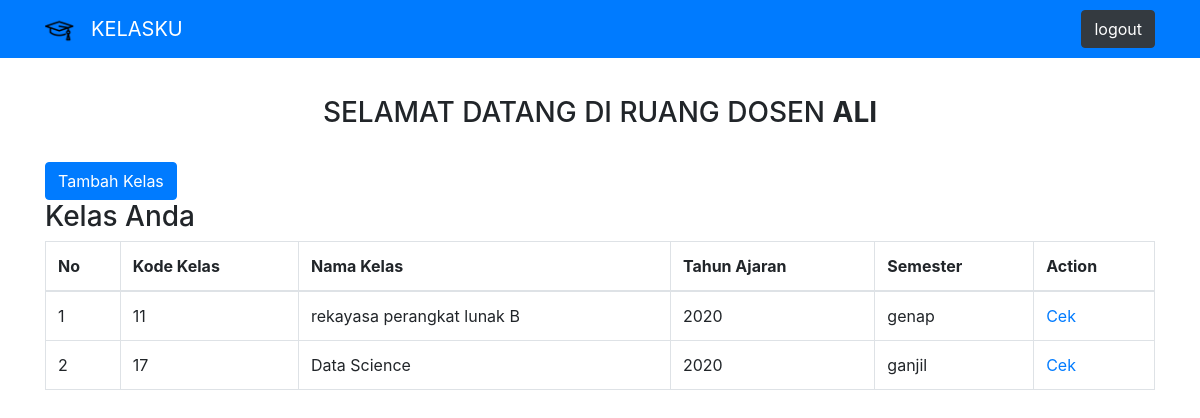
Page /kelas/kelas_dosen/ruangdosen.php (signed in) on the committed database.
### tables this page shows
CREATE TABLE `kelas` (
  `id_kelas` bigint(20) NOT NULL AUTO_INCREMENT,
  `nama_kelas` varchar(100) NOT NULL,
  `id_dosen` varchar(20) NOT NULL,
  `tahun_ajaran` year(4) DEFAULT NULL,
  `semester` enum('genap','ganjil') DEFAULT NULL,
  PRIMARY KEY (`id_kelas`),
  KEY `id_dosen` (`id_dosen`),
  CONSTRAINT `kelas_ibfk_1` FOREIGN KEY (`id_dosen`) REFERENCES `dosen` (`id_dosen`)
);

### kelas/kelas_dosen/ruangdosen.php (the view, shortened to what this page needs)
<!doctype html>
<html lang="en">
<?php
include '../../template/header.php'
?>
<body>
  <nav class="navbar fixed-top navbar-expand-lg navbar-dark bg-primary">
    <div class="container">
      <a class="navbar-brand" href="#">
        <img src="../../img/topi.png" width="30" height="30"></a>
      <a class="navbar-brand" href="#">KELASKU</a>
      <div class="collapse navbar-collapse" id="navbarNavAltMarkup">
        <div class="navbar-nav ml-auto">
          <a class="btn btn-dark" href="../../logout.php">logout <span class="sr-only">(current)</span></a>
        </div>
      </div>
    </div>
  </nav>
  <br><br><br><br>
  <div class='container text-center'>
    <h3 style="text-transform:uppercase;"> SELAMAT DATANG DI RUANG DOSEN <b><?php echo $_SESSION['user_name']; ?></b></h3>
  </div>
  <br>
  <div class='container'>
    <button type="button" class="btn btn-primary" data-toggle="modal" data-target="#kelasModal">
      Tambah Kelas
    </button>
    <br>
    <h3>Kelas Anda</h3>
    <table class="table table-bordered mb-2">
      <thead>
        <tr>
          <th>No</th>
          <th>Kode Kelas</th>
          <th>Nama Kelas</th>
          <th>Tahun Ajaran</th>
          <th>Semester</th>
          <th>Action</th>
        </tr>
      </thead>
      <tbody>
        <?php
        $no = 1;
        $idos = $_SESSION['id_dosen'];
        include 'konek.php';
        $query = mysqli_query($konek, "SELECT * FROM kelas WHERE id_dosen='$idos'");
        while ($data = mysqli_fetch_assoc($query)) {
        ?>
          <tr>
            <td><?= $no ?></td>
            <td><?= $data['id_kelas']; ?></td>
            <td><?= $data['nama_kelas']; ?></td>
            <td><?= $data['tahun_ajaran']; ?></td>
            <td><?= $data['semester']; ?></td>
            <td><a href="rincian_kelas.php?id_kelas=<?= $data["id_kelas"]; ?>">Cek</a></td>
          </tr>
          <?php $no++ ?>
        <?php } ?>
      </tbody>
    </table>
</body>
</html>

### rows in the picture
kelas: id_kelas "11", nama_kelas "rekayasa perangkat lunak B", tahun_ajaran "2020", semester "genap"
kelas: id_kelas "17", nama_kelas "Data Science", tahun_ajaran "2020", semester "ganjil"

### other values in the picture
$_SESSION['user_name'] "ALI"
